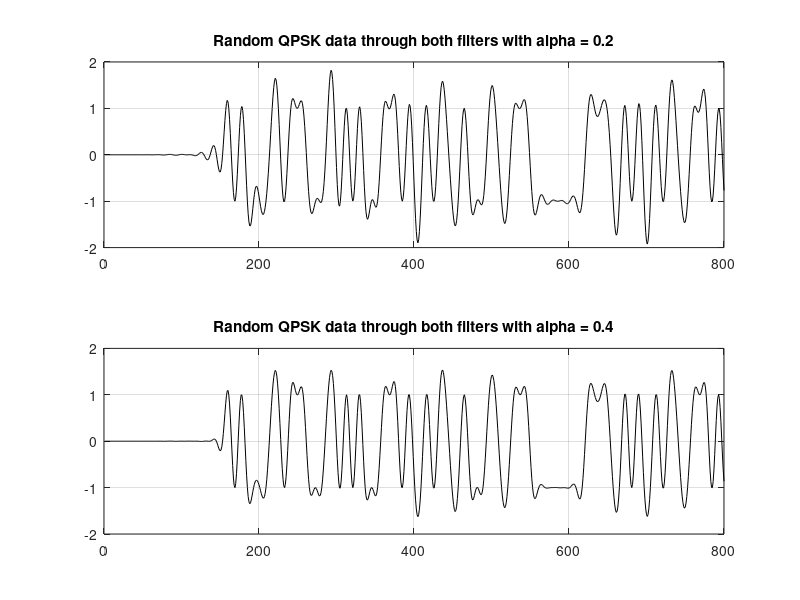

Reproduce this figure in MATLAB. (Note: this script raises an error after producing the figure.)
clear
load workspace
close all


y1 = filter(hm1,1,x1);
subplot(2,1,1)
plot(real(y1(1:800)), 'k')
grid on
title('Random QPSK data through both filters with alpha = 0.2')

y2 = filter(hm2,1,x2);
subplot(2,1,2)
plot(real(y2(1:800)), 'k')
grid on
title('Random QPSK data through both filters with alpha = 0.4')
save('workspace.mat')